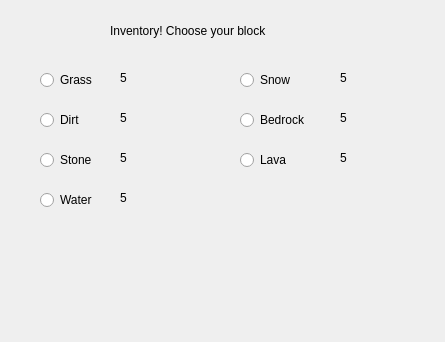
<?xml version="1.0" encoding="UTF-8"?>
<ui version="4.0">
 <class>inventory_ui</class>
 <widget class="QWidget" name="inventory_ui">
  <property name="geometry">
   <rect>
    <x>0</x>
    <y>0</y>
    <width>445</width>
    <height>342</height>
   </rect>
  </property>
  <property name="windowTitle">
   <string>Form</string>
  </property>
  <widget class="QRadioButton" name="grassRB">
   <property name="geometry">
    <rect>
     <x>40</x>
     <y>70</y>
     <width>99</width>
     <height>20</height>
    </rect>
   </property>
   <property name="text">
    <string>Grass</string>
   </property>
  </widget>
  <widget class="QRadioButton" name="dirtRB">
   <property name="geometry">
    <rect>
     <x>40</x>
     <y>110</y>
     <width>99</width>
     <height>20</height>
    </rect>
   </property>
   <property name="text">
    <string>Dirt</string>
   </property>
  </widget>
  <widget class="QRadioButton" name="stoneRB">
   <property name="geometry">
    <rect>
     <x>40</x>
     <y>150</y>
     <width>99</width>
     <height>20</height>
    </rect>
   </property>
   <property name="text">
    <string>Stone</string>
   </property>
  </widget>
  <widget class="QRadioButton" name="waterRB">
   <property name="geometry">
    <rect>
     <x>40</x>
     <y>190</y>
     <width>99</width>
     <height>20</height>
    </rect>
   </property>
   <property name="text">
    <string>Water</string>
   </property>
  </widget>
  <widget class="QRadioButton" name="snowRB">
   <property name="geometry">
    <rect>
     <x>240</x>
     <y>70</y>
     <width>99</width>
     <height>20</height>
    </rect>
   </property>
   <property name="text">
    <string>Snow</string>
   </property>
  </widget>
  <widget class="QRadioButton" name="bedrockRB">
   <property name="geometry">
    <rect>
     <x>240</x>
     <y>110</y>
     <width>99</width>
     <height>20</height>
    </rect>
   </property>
   <property name="text">
    <string>Bedrock</string>
   </property>
  </widget>
  <widget class="QRadioButton" name="lavaRB">
   <property name="geometry">
    <rect>
     <x>240</x>
     <y>150</y>
     <width>99</width>
     <height>20</height>
    </rect>
   </property>
   <property name="text">
    <string>Lava</string>
   </property>
  </widget>
  <widget class="QLabel" name="grassLabel">
   <property name="geometry">
    <rect>
     <x>120</x>
     <y>70</y>
     <width>58</width>
     <height>16</height>
    </rect>
   </property>
   <property name="text">
    <string>5</string>
   </property>
  </widget>
  <widget class="QLabel" name="dirtLabel">
   <property name="geometry">
    <rect>
     <x>120</x>
     <y>110</y>
     <width>58</width>
     <height>16</height>
    </rect>
   </property>
   <property name="text">
    <string>5</string>
   </property>
  </widget>
  <widget class="QLabel" name="stoneLabel">
   <property name="geometry">
    <rect>
     <x>120</x>
     <y>150</y>
     <width>58</width>
     <height>16</height>
    </rect>
   </property>
   <property name="text">
    <string>5</string>
   </property>
  </widget>
  <widget class="QLabel" name="waterLabel">
   <property name="geometry">
    <rect>
     <x>120</x>
     <y>190</y>
     <width>58</width>
     <height>16</height>
    </rect>
   </property>
   <property name="text">
    <string>5</string>
   </property>
  </widget>
  <widget class="QLabel" name="lavaLabel">
   <property name="geometry">
    <rect>
     <x>340</x>
     <y>150</y>
     <width>58</width>
     <height>16</height>
    </rect>
   </property>
   <property name="text">
    <string>5</string>
   </property>
  </widget>
  <widget class="QLabel" name="snowLabel">
   <property name="geometry">
    <rect>
     <x>340</x>
     <y>70</y>
     <width>58</width>
     <height>16</height>
    </rect>
   </property>
   <property name="text">
    <string>5</string>
   </property>
  </widget>
  <widget class="QLabel" name="bedrockLabel">
   <property name="geometry">
    <rect>
     <x>340</x>
     <y>110</y>
     <width>58</width>
     <height>16</height>
    </rect>
   </property>
   <property name="text">
    <string>5</string>
   </property>
  </widget>
  <widget class="QLabel" name="label">
   <property name="geometry">
    <rect>
     <x>110</x>
     <y>10</y>
     <width>191</width>
     <height>41</height>
    </rect>
   </property>
   <property name="text">
    <string>Inventory! Choose your block</string>
   </property>
  </widget>
 </widget>
 <resources/>
 <connections/>
</ui>
